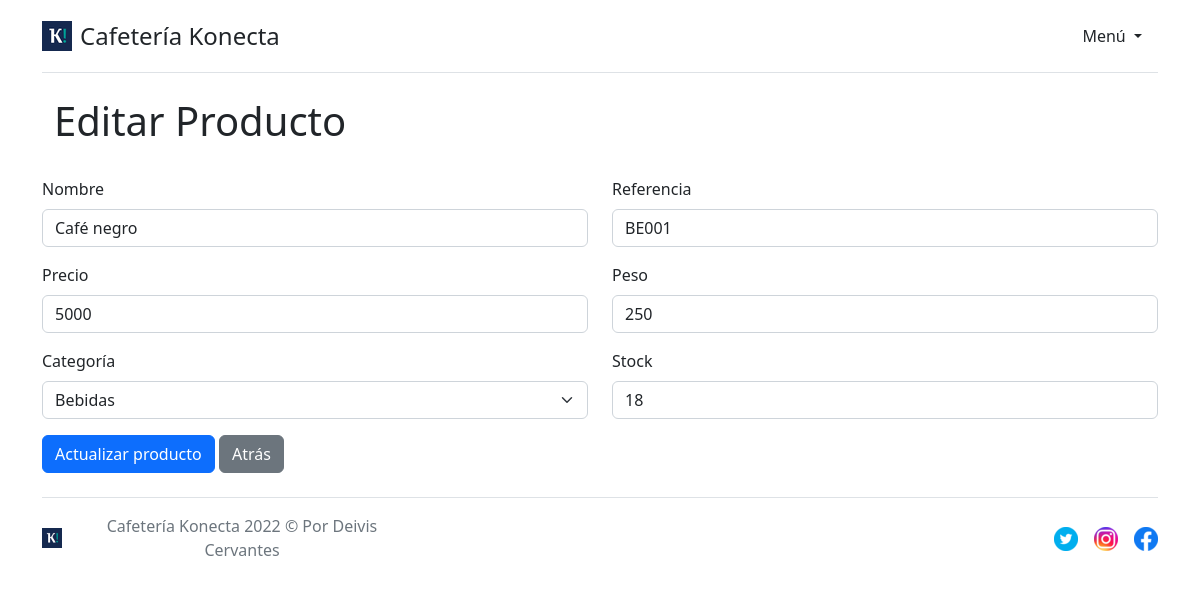
Screenshot of /?menu=editar-producto&id=9 with the database file from the repository.
### tables this page shows
CREATE TABLE `products` (
  `id` int(11) NOT NULL,
  `name` varchar(255) NOT NULL,
  `reference` varchar(255) NOT NULL,
  `price` int(11) NOT NULL,
  `weight` int(11) NOT NULL,
  `category` varchar(255) NOT NULL,
  `stock` int(11) NOT NULL,
  `created_at` date NOT NULL
);

### index.php (called while the page is built)
<?php
include 'layouts/layout.php';

### products/edition.php (the view, shortened to what this page needs)
<?php
include('db_connection.php');
$id = $_GET['id'];
$query = "SELECT * FROM products WHERE id =" . $id;
?>
<div class="container mb-4">
    <div class="row">
        <div class="col">
            <h1>Editar Producto</h1>
        </div>
    </div>
</div>
<?php
$execute = mysqli_query($connection, $query);
$product = mysqli_fetch_assoc($execute);
?>
<form action="/products/update.php" method="POST">
    <div class="row">
        <div class="col">
            <div class="mb-3">
                <label for="name" class="form-label">Nombre</label>
                <input type="text" class="form-control" id="name" name="name" placeholder="Nombre" value="<?= $product['name'] ?>" required />
            </div>
        </div>
        <div class="col">
            <div class="mb-3">
                <label for="reference" class="form-label">Referencia</label>
                <input type="text" class="form-control" id="reference" name="reference" placeholder="Referencia" value="<?= $product['reference'] ?>" required />
            </div>
        </div>
    </div>
    <div class="row">
        <div class="col">
            <div class="mb-3">
                <label for="price" class="form-label">Precio</label>
                <input type="number" class="form-control" id="price" name="price" placeholder="Precio" value="<?= $product['price'] ?>" required />
            </div>
        </div>
        <div class="col">
            <div class="mb-3">
                <label for="weight" class="form-label">Peso</label>
                <input type="number" class="form-control" id="weight" name="weight" placeholder="Peso" value="<?= $product['weight'] ?>" required />
            </div>
        </div>
    </div>
    <div class="row">
        <div class="col">
            <div class="mb-3">
                <label for="category" class="form-label">Categoría</label>
                <select class="form-select" id="category" name="category" required>
                    <option value="Bebidas" <?= $product['category'] == 'Bebidas' ? 'selected' : '' ?>>Bebidas</option>
                </select>
            </div>
        </div>
        <div class="col">
            <div class="mb-3">
                <label for="stock" class="form-label">Stock</label>
                <input type="number" class="form-control" id="stock" name="stock" placeholder="Stock" value="<?= $product['stock'] ?>" required />
            </div>
        </div>
    </div>
    <button type="submit" class="btn btn-primary">Actualizar producto</button>
    <a href="/">
        <button type="button" class="btn btn-secondary">Atrás</button>
    </a>
</form>

### rows the page displays
products: name "Café negro", reference "BE001", price "5000", weight "250", category "Bebidas", stock "18"
